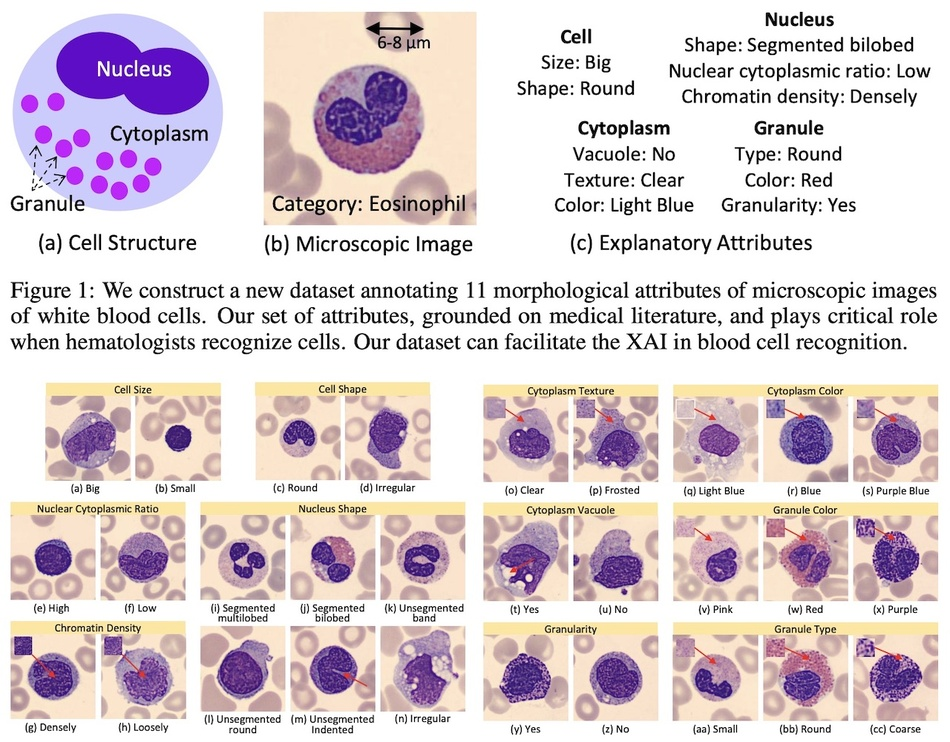
#> input picture overview.jpg, 950 x 742 px, shrunk from 1280 x 1000 before the run; its folder holds only this picture in this run
$ python -i nucleus_crop_otsu.py   (imports and definitions only)
#> lines starting #> are read from the running program, lines starting #| are printed output that depends on the picture; after the words box and inside, x2 and y2 are one past the last pixel; in counts of white or black regions, pixels touching at a corner belong together
import os
import random
from PIL import Image
import cv2
import numpy as np

def image_preprocessing(image_path, target_size=(256, 256)):

#> called with image_path = '../overview.jpg', target_size = (256, 256)
    image = cv2.imread(image_path)
#> image is the input picture: shape (742, 950, 3); mean B, G, R 211.2, 207.5, 220.1
    assert image is not None, "Image not found"

    # Convert the image to grayscale
    gray_image = cv2.cvtColor(image, cv2.COLOR_BGR2GRAY)
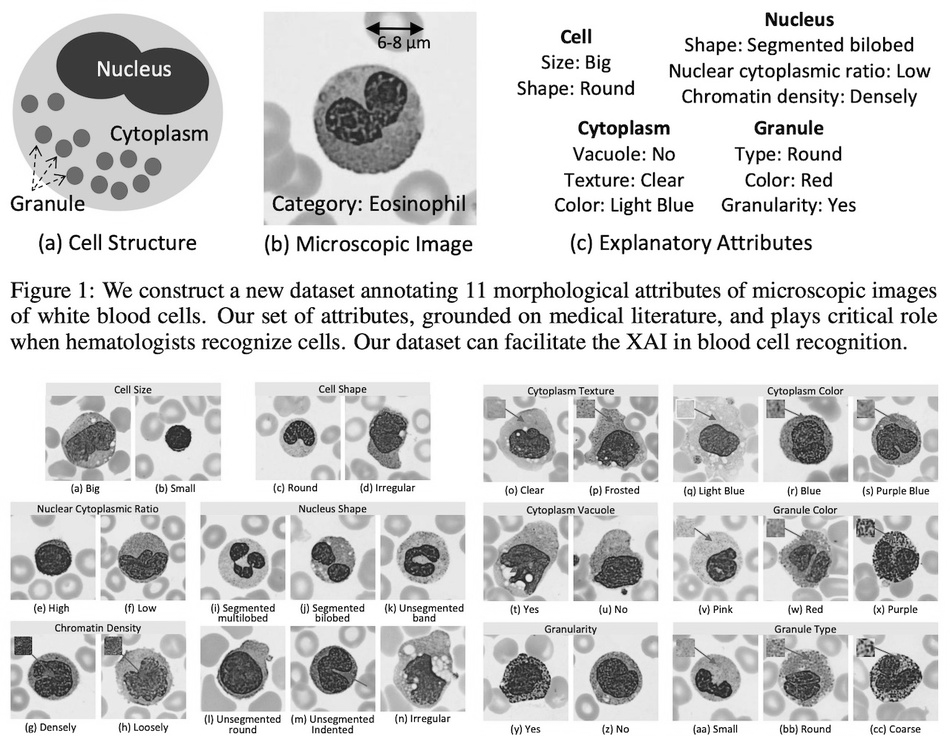
#> gray_image: shape (742, 950); min 0, max 255, mean 211.7

    # Apply Otsu's thresholding to create a binary mask
    # Otsu's method automatically finds the optimal threshold value
    _, binary_mask = cv2.threshold(gray_image, 0, 255, cv2.THRESH_BINARY_INV + cv2.THRESH_OTSU)
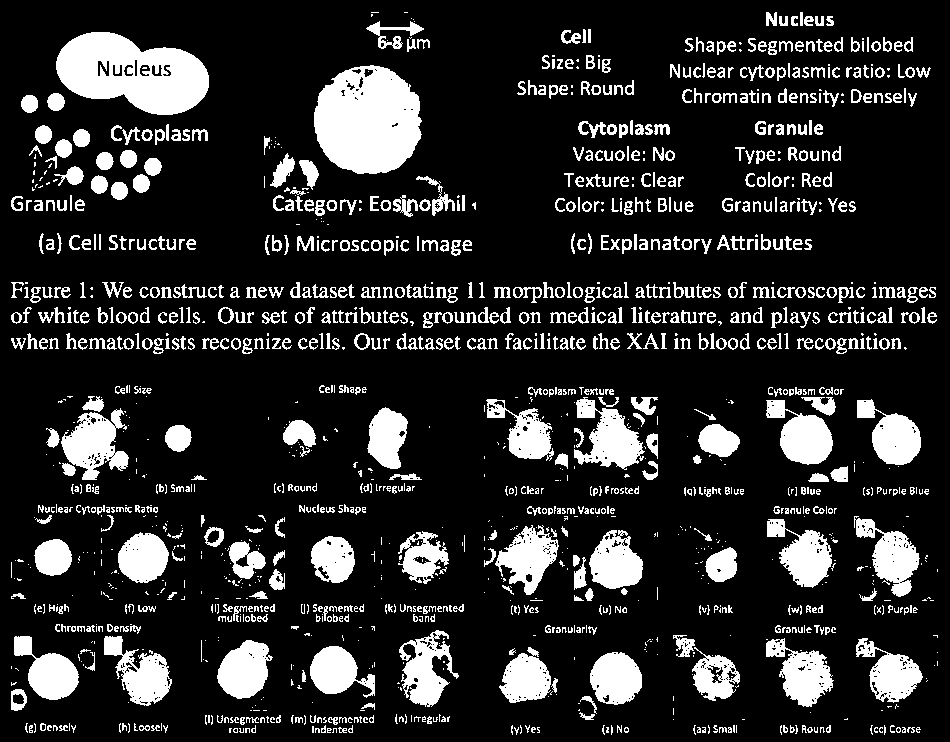
#> binary_mask: shape (742, 950); 16.9% white; 1473 white regions (710 under 20 px), largest, box (x1, y1, x2, y2) and area: (314, 65, 422, 174) 9082, (56, 32, 209, 115) 8381, (61, 408, 129, 480) 2689


    # Morphological operations to clean up the mask
    # This kernel size and iterations may need to be adjusted
    kernel = np.ones((3, 3), np.uint8)
    cleaned_mask = cv2.morphologyEx(binary_mask, cv2.MORPH_OPEN, kernel, iterations=2)
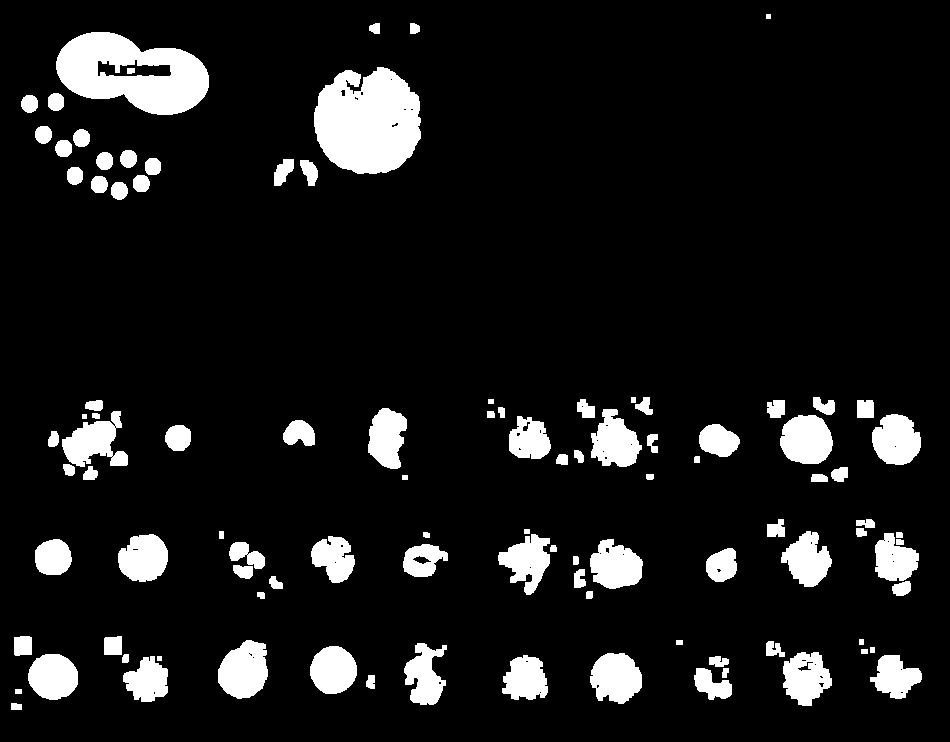
#> cleaned_mask: shape (742, 950); 9.9% white; 102 white regions

    # Find contours on the cleaned mask
    contours, _ = cv2.findContours(cleaned_mask, cv2.RETR_EXTERNAL, cv2.CHAIN_APPROX_SIMPLE)
#> contours = 101 contours, 3 with area under 20; largest, box (x1, y1, x2, y2) and area: (314, 67, 421, 174) 8744, (56, 32, 209, 115) 8602, (218, 640, 268, 699) 2122, (780, 415, 833, 464) 1998, (590, 653, 642, 704) 1922

    # Sort contours by area and get the largest one, which should be the nucleus
    sorted_contours = sorted(contours, key=cv2.contourArea, reverse=True)
#> sorted_contours has the same summary as contours
    nucleus_contour = sorted_contours[0]  # The largest contour
#> nucleus_contour = contour of 195 points, box (x1, y1, x2, y2) (314, 67, 421, 174), area 8744
    x, y, w, h = cv2.boundingRect(nucleus_contour)
#> x = 314; y = 67; w = 107; h = 107

    # Crop the image to the bounding rectangle of the largest contour
    cropped_nucleus = image[y:y+h, x:x+w]
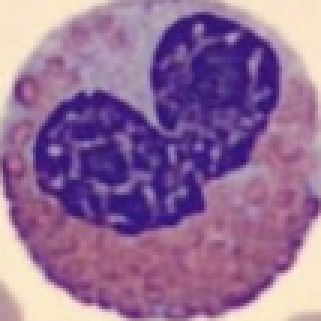
#> cropped_nucleus: shape (107, 107, 3) (shown 3 times larger); mean B, G, R 151.4, 110, 148.2

    # Save the cropped nucleus image

    cv2.imshow('Cropped Nucleus', cropped_nucleus)

    cv2.waitKey(0)
    cv2.destroyAllWindows()


def random_image_from_subfolder(root_folder):

    # List all subofolders in root folder
    subfolders = [f for f in os.listdir(root_folder) if os.path.isdir(os.path.join(root_folder,f))]
    if not subfolders:
        raise ValueError("No subfolders found in root folder")

    # Choose a random subfolder
    random_subfolder = random.choice(subfolders)
    subfolder_path = os.path.join(root_folder, random_subfolder)

    # List all iamges in the choosen subfolder
    images = os.listdir(subfolder_path)
    if not images:
        raise ValueError("No images found in subfolder")

    # Choose a random image from the subfolder
    selected_image = random.choice(images)
    # Construct full path to image
    image_path = os.path.join(subfolder_path, selected_image)

    return image_path

root_folder =  "C:\\Users\\tanqi\\Documents\\FYP\\Final Year Project\\submission\\data\\PBC\\PBC_dataset_normal_DIB"
# selected_image_path = random_image_from_subfolder(root_folder)
# image = image_preprocessing(selected_image_path)

# [15 lines not run here, left out]

>>> result = image_preprocessing('../overview.jpg')
